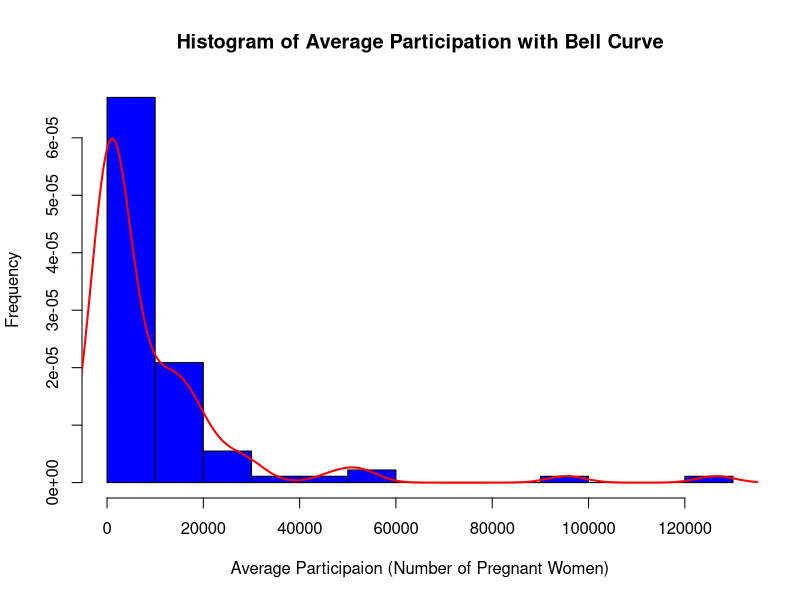
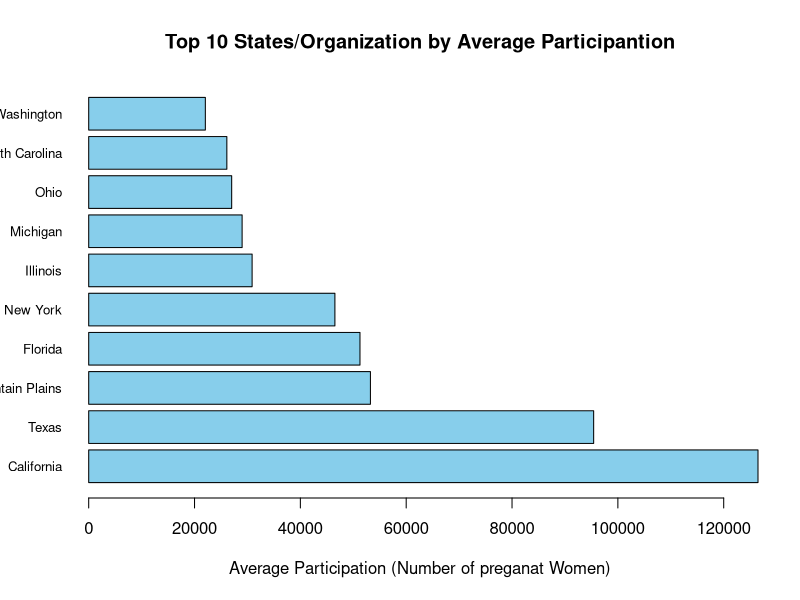

Write the R code that produced these figures, in order.
library(readr)


#Load data
data <- read_csv("Pregnant_Women_Participating.csv")

#show dataset
data

# convert average participant to number
data$Average.Participation <- as.numeric(data$"Average Participation")

#Now i want to remove NA values if have any in dataset
average_participation <- na.omit(data$Average.Participation)

#NOw creating histogram
hist(average_participation, breaks = 15, probability = TRUE, col = "blue", main = "Histogram of Average Participation with Bell Curve", xlab="Average Participaion (Number of Pregnant Women)", ylab = "Frequency")

# density curve
lines(density(average_participation), col="red", lwd=2)

#Now we are working to find top 10 performers
#get top 10 performers 1 to 10 -> [1:10], if we need top 15 than use [1:15], but right now i need only 10 top performers
top_performers <- data[order(-data$Average.Participation), ][1:10, ]
#print top performers
top_performers


#Barplot show the top 10 states
barplot(height = top_performers$Average.Participation, names.arg = top_performers$"State Agency or Indian Tribal Organization",
        horiz = TRUE,
        las = 1,
        col = "skyblue",
        main = "Top 10 States/Organization by Average Participantion",
        xlab = "Average Participation (Number of preganat Women)",
        #ylab = top_performers$"State Agency or Indian Tribal Organization",
        cex.names = 0.8
        )

# Create a levels: Low, Medium, High
bins <- c(0, 5000, 20000, Inf)
#labels
labels <- c("Low", "Medium", "High")
data$Participation.Level <- cut(data$Average.Participation, breaks = bins, labels = labels, right = FALSE)

# Now create contingency table for State vs Participation Levels
contingency_table <- table(data$"State Agency or Indian Tribal Organization", data$Participation.Level)

# Create a levels: Low, Medium, High
bins <- c(0, 5000, 20000, Inf)

#labels
labels <- c("Low", "Medium", "High")
data$Participation.Level <- cut(data$Average.Participation, breaks = bins, labels = labels, right = FALSE)

# Now create contingency table for State vs Participation Levels
contingency_table <- table(data$"State Agency or Indian Tribal Organization", data$Participation.Level)

